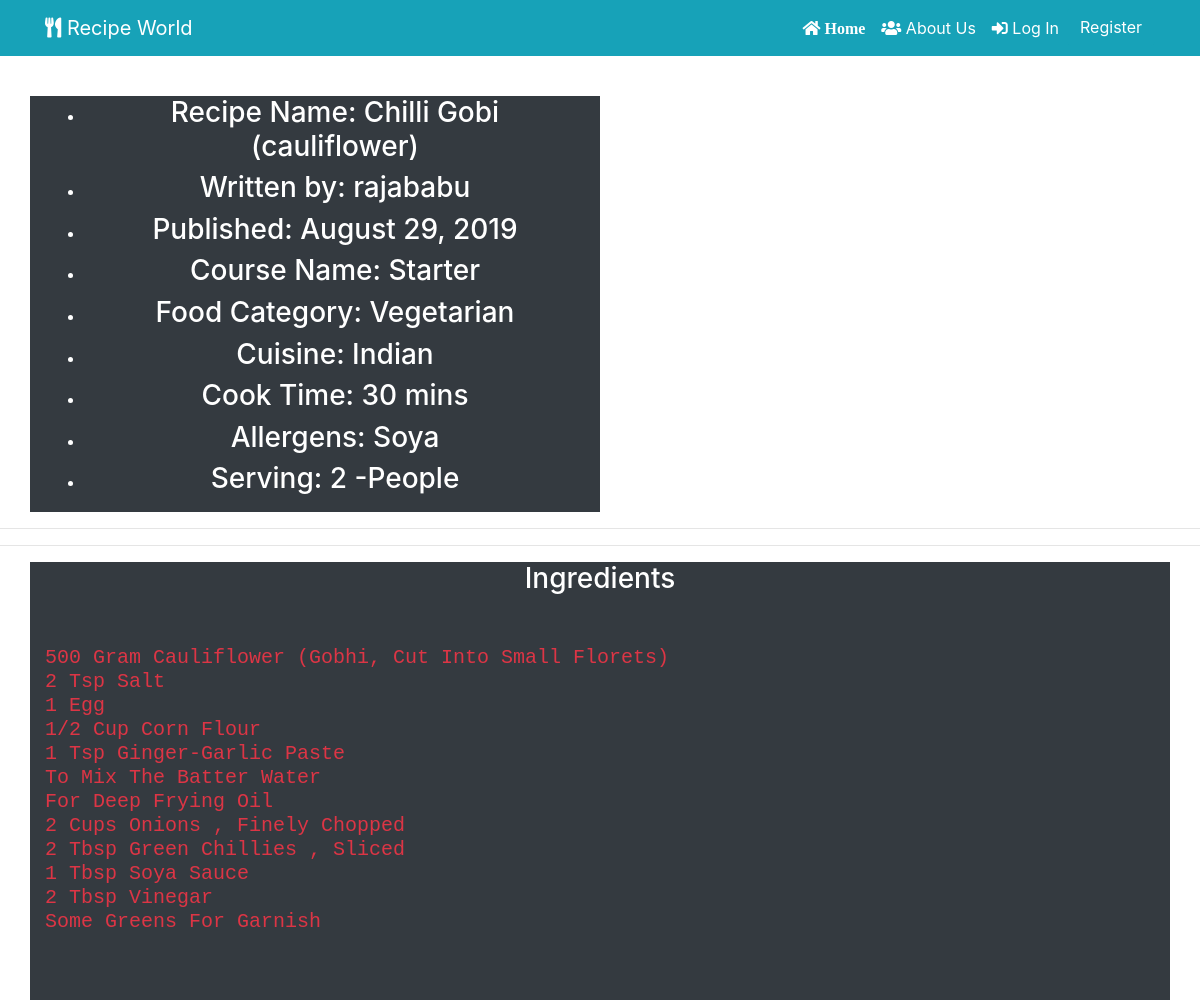
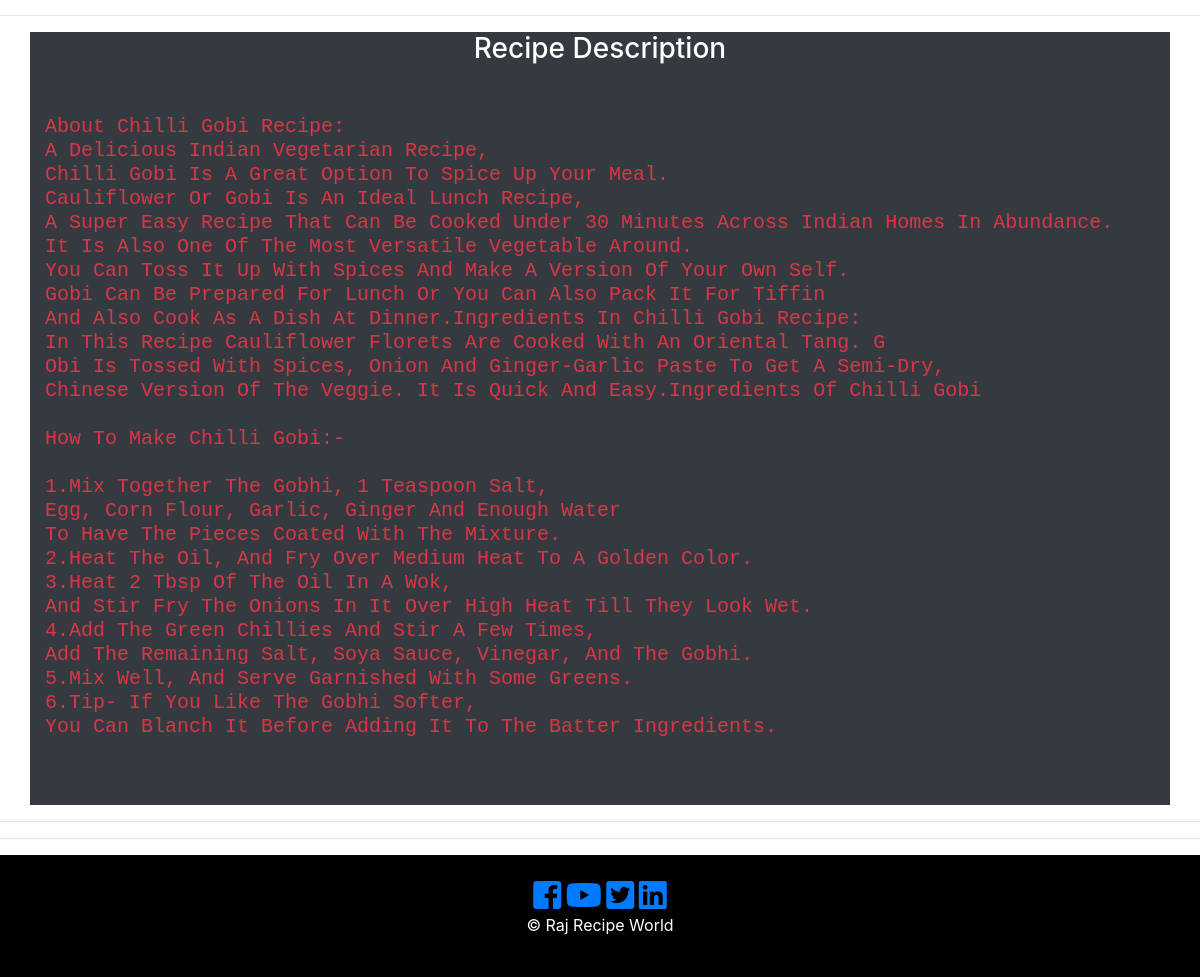
/20, run on the app's committed database (2 pictures, top to bottom).
### recipe_app/models.py (models this page shows, shortened)
class RecipePost(db.Model):
    __searchable__ = ['recipe_name']
    users = db.relationship(User)
    id = db.Column(db.Integer, primary_key=True)
    user_id = db.Column(db.Integer, db.ForeignKey('users.id'), nullable=False)
    date = db.Column(db.DateTime, nullable=False, default=datetime.utcnow)
    recipe_image = db.Column(db.String(128), default=None, nullable=True)
    recipe_name = db.Column(db.String(164), nullable=False)
    course = db.Column(db.String(164), nullable=False)
    food_category = db.Column(db.String(164), nullable=False)
    cuisine = db.Column(db.String(164), nullable=False)
    prep_time = db.Column(db.String(164), nullable=False)
    cook_time = db.Column(db.String(164), nullable=False)
    allergens = db.Column(db.String(164), nullable=False)
    serving = db.Column(db.String(164), nullable=False)
    ingredients = db.Column(db.Text, nullable=False)
    recipe_description = db.Column(db.Text, nullable=False)

class User(db.Model, UserMixin):
     __tablename__ = 'users'
     id = db.Column(db.Integer, primary_key = True)
     picture = db.Column(db.String(128), default='default_profile.png', nullable=False)
     email = db.Column(db.String(64), unique=True, index=True)
     username = db.Column(db.String(64), unique=True, index=True)
     password_hash = db.Column(db.String(128))
     recipe = db.relationship('RecipePost', backref='author', lazy=True)

### recipe_app/users/views.py (the view)
@users.route("/<username>")
def user_recipies(username):
    page = request.args.get('page',1,type=int)
    user = User.query.filter_by(username=username).first_or_404()
    recipies_posted = RecipePost.query.filter_by(author=user).order_by(RecipePost.date.desc()).paginate(page=page,per_page=5)
    return render_template('user_recipe_posts.html', recipies_posted=recipies_posted, user=user)

### recipe_app/recipe_posts/views.py (called while the page is built)
@recipe_posts.route('/<int:recipe_post_id>')
def recipe_post(recipe_post_id):
    recipe_post = RecipePost.query.get_or_404(recipe_post_id)
    return render_template('recipe_post.html', recipe_name=recipe_post.recipe_name,
                            date=recipe_post.date, recipe=recipe_post
    )

### recipe_app/templates/recipe_post.html (shortened to what this page needs)
{% extends "base.html" %}
{% block content %}
  <section id="" class="text-center text-white">
    <div class="container">
      <div class="row">
        <div class="col-md-6 bg-dark">
          <ul class="">
              <li class="">
                  <h3> Recipe Name: {{ recipe.recipe_name }}</h3>
              </li>
              <li class="">
                <h3>Written by: {{recipe.author.username}}</h3>
              </li>
              <li class="">
                <h3>Published: {{recipe.date.strftime('%B %d, %Y') }}</h3>
              </li>
              <li class="">
                  <h3> Course Name: {{recipe.course}} </h3>
              </li>
              <li class="">
                <h3>Food Category: {{recipe.food_category}}</h3>
              </li>
              <li class="">
                <h3>Cuisine: {{ recipe.cuisine }}</h3>
              </li>
              <li class="">
                <h3> Cook Time: {{recipe.cook_time}}</h3>
              </li>
              <li class="">
                <h3> Allergens: {{ recipe.allergens }}</h3>
              </li>
              <li class="">
                <h3>Serving: {{ recipe.serving }}</h3>
              </li>
            </ul>
        </div>
              <div class="col-md-6 py-2">
        </div>
      </div>
    </div>
</section>
<hr>
<hr>
  <div>
    <div class="container text-center text-white">
      <div class="row">
            <div class="col-md-12 bg-dark">
              <h3> Ingredients </h3>
                <div>
                  <pre class="text-danger text-left text-capitalize">
                    <h5>{{recipe.ingredients}}</h5>
                  </pre>
               </div>
            </div>
        </div>
      </div>
    </div>
<hr>
  <div>
    <div class="container text-center text-white">
      <div class="row">
            <div class="col-md-12 bg-dark">
              <h3> Recipe Description </h3>
              <div>
              <pre class="text-danger text-left text-capitalize">
                <h5>{{recipe.recipe_description}} </h5>
              </pre>
            </div>
        </div>
    </div>
  </div>
<hr>
 <hr>
{% endblock content %}

### data on the page
RecipePost: recipe_name "Chilli Gobi (cauliflower)", date "August 29, 2019", course "Starter", food_category "Vegetarian", cuisine "Indian", cook_time "30 mins", allergens "Soya", serving "2 -People", ingredients "500 Gram Cauliflower (Gobhi, Cut Into Small Florets) 2 Tsp Salt 1 Egg 1/2 Cup Corn Flour 1 Tsp Ginger-Garlic Paste To Mix The Batter Water For Deep Frying Oil 2 Cups Onions , Finely Chopped 2 Tbsp Green Chillies , Sliced 1 Tbsp Soya Sauce 2 Tbsp Vinegar Some Greens For Garnish", recipe_description "About Chilli Gobi Recipe: A Delicious Indian Vegetarian Recipe, Chilli Gobi Is A Great Option To Spice Up Your Meal. Cauliflower Or Gobi Is An Ideal Lunch Recipe, A Super Easy Recipe That Can Be Cooked Under 30 Minutes Across Indian Homes In Abundance. It Is Also One Of The Most Versatile Vegetable Around. You Can Toss It Up With Spices And Make A Version Of Your Own Self. Gobi Can Be Prepared For Lunch Or You Can Also Pack It For Tiffin And Also Cook As A Dish At Dinner.Ingredients In Chilli Gobi Recipe: In This Recipe Cauliflower Florets Are Cooked With An Oriental Tang. G Obi Is Tossed With Spices, Onion And Ginger-Garlic Paste To Get A Semi-Dry, Chinese Version Of The Veggie. It Is…"
User: author.username "rajababu"
